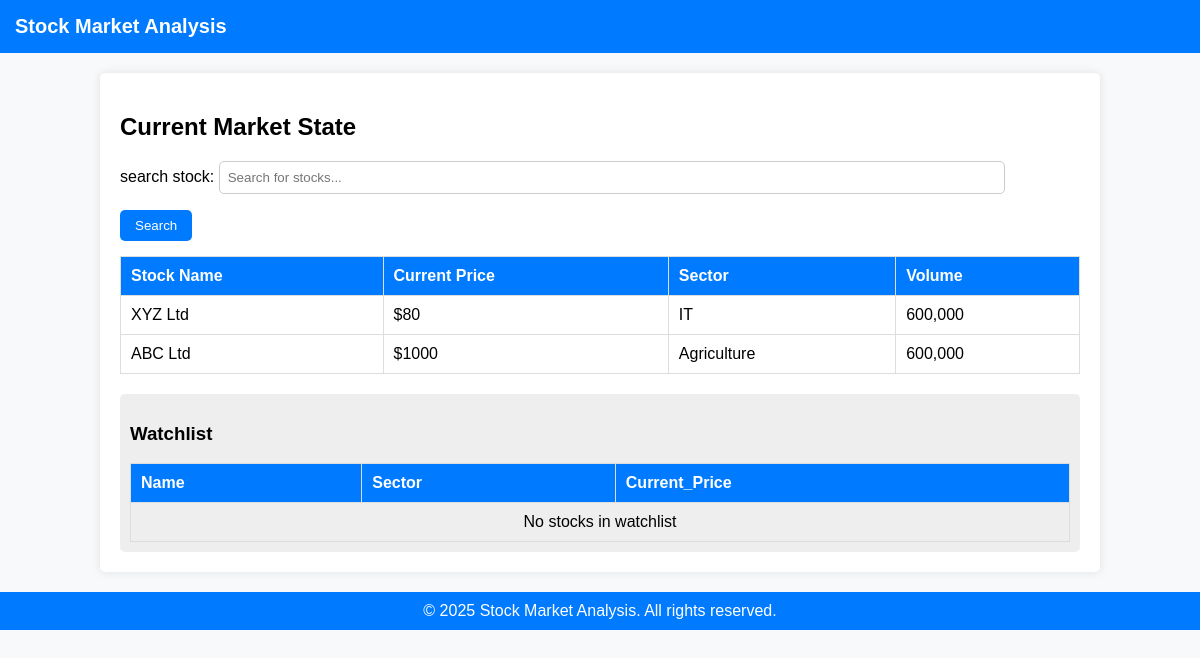
The page /current_market_state (signed in) on the database as committed earlier.
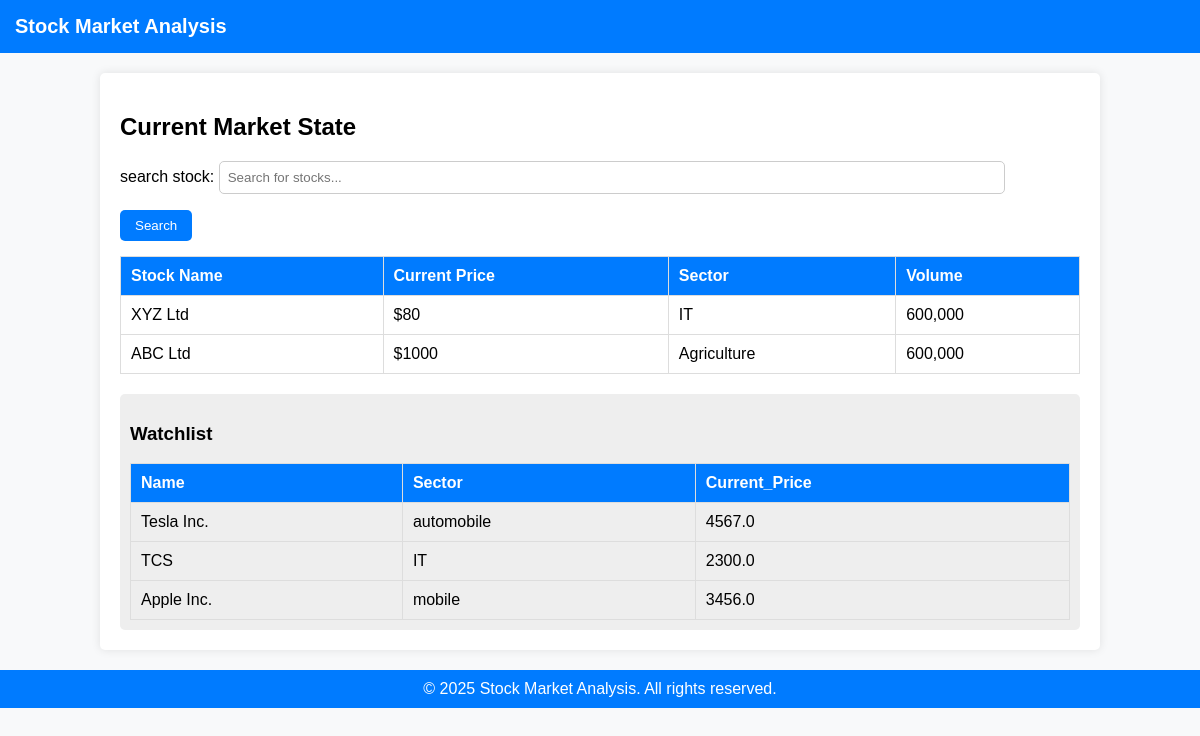
The same page on the database as committed later.
### stockmarketanalysis/models.py (models this page shows)
class Stock(models.Model):
    name=models.CharField(max_length=40)
    current_price=models.FloatField()
    volume=models.IntegerField()
    sector=models.CharField(max_length=30)

### stockmarketanalysis/views.py (the view, shortened to what this page needs)
# urls.py: path('current_market_state', views.cms,name="current_market_state"),
def cms(request):
    user_id=request.session["id"]
    investor=Investor.objects.get(id=user_id)
    user_watchlist=Watchlist.objects.filter(investor=investor)
    watchlist_data=[]
    for wd in user_watchlist:
        watchlist_data.append({
            'name':wd.stock.name,
            'price':wd.stock.current_price,
            'sector':wd.stock.sector
        })
    error=None
    if request.method=="GET":
        form=searchForm()
        return render(request,"current_market_state.html",{"form":form,"watchlist":watchlist_data,"error":error})

### stockmarketanalysis/forms.py
class searchForm(forms.Form):
    name=forms.CharField(label="search stock",widget=forms.TextInput(attrs={'placeholder':'Search for stocks...'}))

### templates/current_market_state.html (shortened to what this page needs)
<!DOCTYPE html>
<html lang="en">
<head>
</head>
<body>
    <div class="header">Stock Market Analysis</div>
    <div class="container">
        <h2>Current Market State</h2>
        <div class="search-box">
            <form method="post" action="current_market_state">
                {{form.as_p}}
                <button type="submit">Search</button>
            </form>
        </div>
        <table>
            <tr>
                <th>Stock Name</th>
                <th>Current Price</th>
                <th>Sector</th>
                <th>Volume</th>
            </tr>
            {% if data %}
            <tr>
                <td>{{data.name}}</td>
                <td>{{data.current_price}}</td>
                <td>{{data.sector}}</td>
                <td>{{data.volume}}</td>
            </tr>
            <button><a href="{% url 'addToWatchlist' data.name %}" class="btn btn-primary" style="text-decoration: none;color:white;">Add</a></button>
            {% else %}
            <tr>
                <td>XYZ Ltd</td>
                <td>$80</td>
                <td>IT</td>
                <td>600,000</td>
            </tr>
            <tr>
                <td>ABC Ltd</td>
                <td>$1000</td>
                <td>Agriculture</td>
                <td>600,000</td>
            </tr>
            {% endif %}
        </table>
        <div class="watchlist">
            <h3>Watchlist</h3>
            <table>
                <tr>
                    <th>Name</th>
                    <th>Sector</th>
                    <th>Current_Price</th>
                </tr>
                {% if watchlist %}
                {% for w in watchlist %}
                <tr>
                    <td>{{w.name}}</td>
                    <td>{{w.sector}}</td>
                    <td>{{w.price}}</td>
                </tr>
                {% endfor %}
                {% else %}
                <tr>
                    <td colspan="3" style="text-align: center;">No stocks in watchlist</td>
                </tr>
                {% endif %}
            </table>
        </div>
    </div>
    <div class="footer">&copy; 2025 Stock Market Analysis. All rights reserved.</div>
</body>
</html>

### templates/current_market_state.html (style rules this page uses)
body { font-family: Arial, sans-serif; background-color: #f8f9fa; margin: 0; padding: 0; }
.header { background-color: #007bff; color: white; padding: 15px; font-size: 20px; font-weight: bold; }
.container { width: 80%; margin: 20px auto; background: white; padding: 20px; border-radius: 5px; box-shadow: 0px 0px 10px rgba(0, 0, 0, 0.1); }
.search-box { margin-bottom: 15px; }
input[type="text"] { width: 80%; padding: 8px; margin-right: 10px; border: 1px solid #ccc; border-radius: 5px; }
button { padding: 8px 15px; background-color: #007bff; color: white; border: none; cursor: pointer; border-radius: 5px; }
table { width: 100%; border-collapse: collapse; margin-top: 10px; }
th, td { border: 1px solid #ddd; padding: 10px; text-align: left; }
th { background-color: #007bff; color: white; }
.watchlist { margin-top: 20px; padding: 10px; background-color: #eee; border-radius: 5px; }
.footer { text-align: center; margin-top: 20px; padding: 10px; background-color: #007bff; color: white; }

Rows that differ between the two databases and show on the page:
added Stock: name "Tesla Inc.", sector "automobile", price "4567.0"
added Stock: name "TCS", sector "IT", price "2300.0"
added Stock: name "Apple Inc.", sector "mobile", price "3456.0"
Other text that changed with them:
text no longer shown: "No stocks in watchlist"
